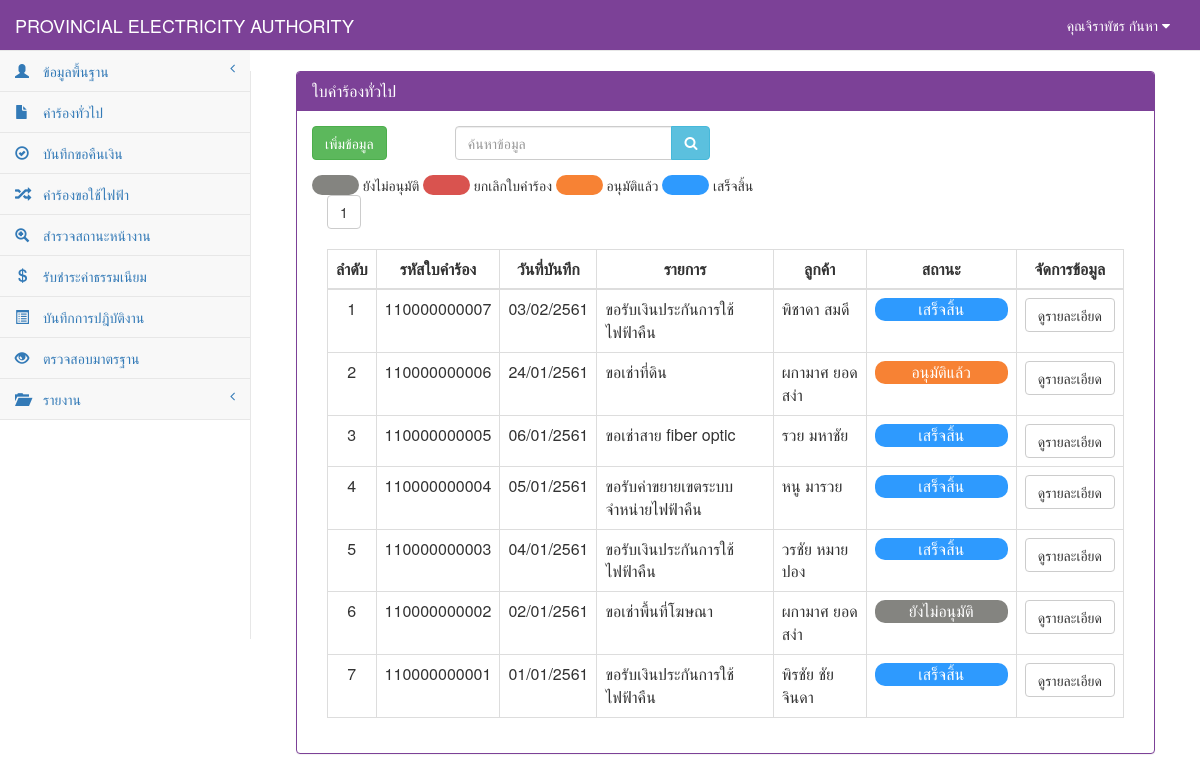
/RequestGeneral_show.php (signed in), run on an earlier commit of the app's database.
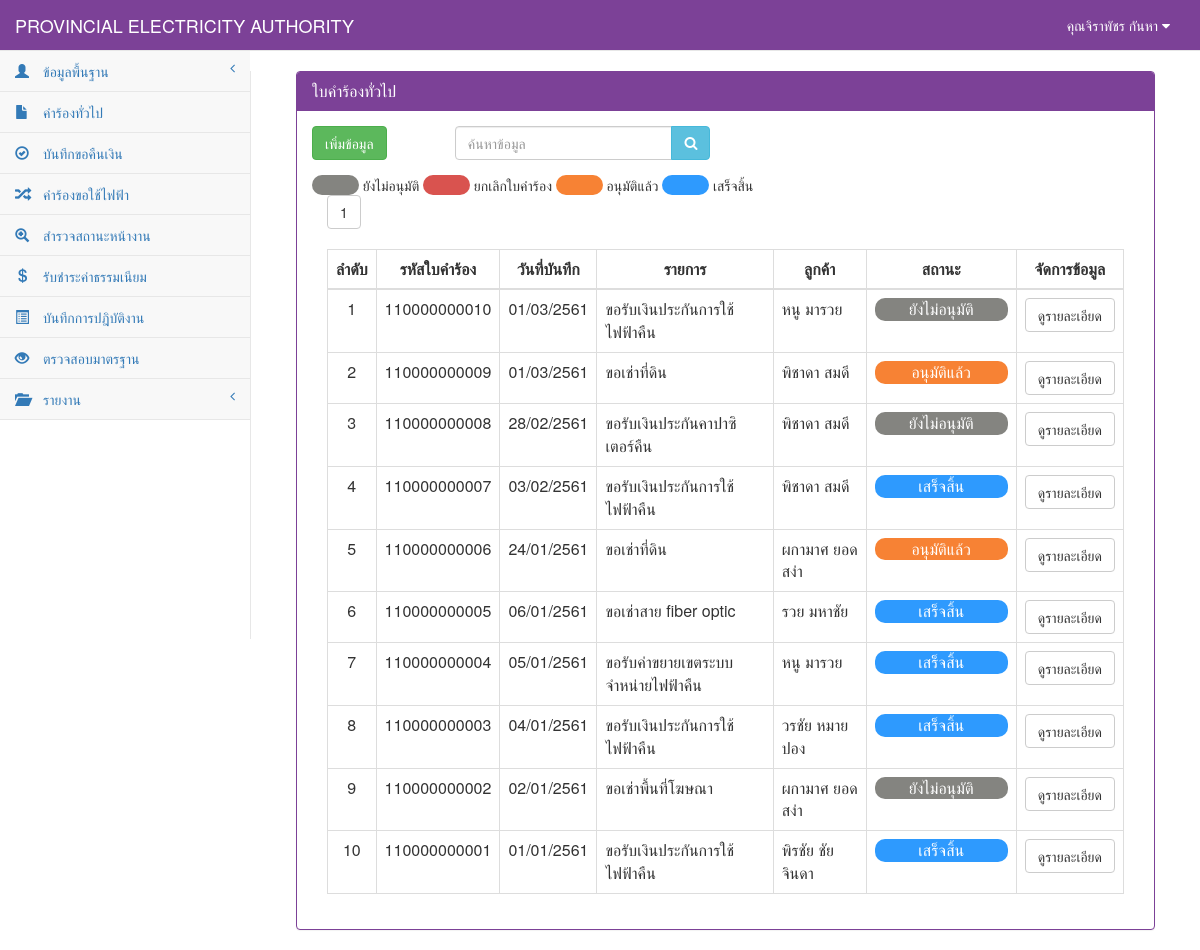
And on a later commit of the database.
### tables this page shows
CREATE TABLE `tb_user` (
  `user_id` char(13) NOT NULL,
  `user_code` char(13) NOT NULL,
  `user_first` int(1) NOT NULL,
  `user_name` varchar(50) NOT NULL,
  `user_last` varchar(50) NOT NULL,
  `user_add` text NOT NULL,
  `user_tel` char(10) NOT NULL,
  `user_pos` int(1) NOT NULL,
  `user_pass` varchar(12) NOT NULL,
  PRIMARY KEY  (`user_id`)
);

CREATE TABLE `tb_general` (
  `rg_id` char(12) NOT NULL,
  `rg_date` date NOT NULL,
  `rg_branch` varchar(50) NOT NULL,
  `user_id` char(13) NOT NULL,
  `cus_id` char(13) NOT NULL,
  `rg_place_type` int(1) NOT NULL,
  `rg_place_other` varchar(50) NOT NULL,
  `rg_place_name` varchar(50) NOT NULL,
  `rg_place_homeid` varchar(20) NOT NULL,
  `rg_place_number` varchar(20) NOT NULL,
  `rg_place_village` varchar(20) NOT NULL,
  `rg_place_room` varchar(10) NOT NULL,
  `rg_place_floor` varchar(5) NOT NULL,
  `rg_place_alley` varchar(50) NOT NULL,
  `rg_place_alleyway` varchar(50) NOT NULL,
  `rg_place_road` varchar(50) NOT NULL,
  `rg_place_villno` varchar(2) NOT NULL,
  `rg_place_district` varchar(30) NOT NULL,
  `rg_place_canton` varchar(30) NOT NULL,
  `rg_place_province` varchar(30) NOT NULL,
  `rg_place_post` varchar(10) NOT NULL,
  `rg_place_tel` char(10) NOT NULL,
  `rg_place_fax` char(10) NOT NULL,
  `rg_place_email` varchar(30) NOT NULL,
  `rg_place_service` varchar(10) NOT NULL,
  `rg_contact_place` varchar(100) NOT NULL,
  `rg_contact_homeid` varchar(20) NOT NULL,
  `rg_contact_number` varchar(20) NOT NULL,
  `rg_contact_village` varchar(20) NOT NULL,
  `rg_contact_room` varchar(10) NOT NULL,
  `rg_contact_floor` varchar(5) NOT NULL,
  `rg_contact_alley` varchar(50) NOT NULL,
  `rg_contact_alleyway` varchar(50) NOT NULL,
  `rg_contact_road` varchar(50) NOT NULL,
  `rg_contact_villno` varchar(2) NOT NULL,
  `rg_contact_district` varchar(30) NOT NULL,
  `rg_contact_canton` varchar(30) NOT NULL,
  `rg_contact_province` varchar(30) NOT NULL,
  `rg_contact_post` varchar(10) NOT NULL,
  `rg_contact_tel` char(10) NOT NULL,
  `rg_contact_fax` char(10) NOT NULL,
  `rg_contact_email` varchar(30) NOT NULL,
  `rg_want_type` int(2) NOT NULL,
  `rg_want_other` varchar(100) NOT NULL,
  `rg_detail` varchar(100) NOT NULL,
  `rg_money` int(5) NOT NULL,
  `rg_status` int(1) NOT NULL,
  `rg_date_back` date default NULL,
  PRIMARY KEY  (`rg_id`)
);

CREATE TABLE `tb_customer` (
  `cus_id` char(13) NOT NULL,
  `cus_first` int(2) NOT NULL,
  `cus_name` varchar(50) NOT NULL,
  `cus_type` varchar(30) NOT NULL,
  `cus_code` char(9) NOT NULL,
  `cus_tax` char(13) NOT NULL,
  `cus_homeid` varchar(20) NOT NULL,
  `cus_number` varchar(20) NOT NULL,
  `cus_village` varchar(20) NOT NULL,
  `cus_room` varchar(10) NOT NULL,
  `cus_floor` varchar(5) NOT NULL,
  `cus_alley` varchar(50) NOT NULL,
  `cus_alleyway` varchar(50) NOT NULL,
  `cus_road` varchar(50) NOT NULL,
  `cus_vilno` varchar(2) NOT NULL,
  `cus_district` varchar(30) NOT NULL,
  `cus_canton` varchar(30) NOT NULL,
  `cus_province` varchar(30) NOT NULL,
  `cus_post` varchar(10) NOT NULL,
  `cus_tel` char(10) NOT NULL,
  `cus_fax` char(10) NOT NULL,
  `cus_email` varchar(30) NOT NULL,
  PRIMARY KEY  (`cus_id`)
);

### connect_db.php (called while the page is built, shortened)
<?php
$dbname="pea";
$limit=10;
?>

### RequestGeneral_show.php (the view, shortened to what the rows shown need)
<?php
include "connect_db.php";
function Dateim($mydate){
    $d=split("-",$mydate);
    $mydate=$d[2]."/".$d[1]."/".($d[0]+543);
    return "$mydate";
}
?>
<!DOCTYPE html>
<html>
<head>
    <link href="vendor/bootstrap/css/bootstrap.css" rel="stylesheet">
    <link href="vendor/metisMenu/metisMenu.css" rel="stylesheet">
    <link href="dist/css/sb-admin-2.css" rel="stylesheet">
    <link href="vendor/font-awesome/css/font-awesome.css" rel="stylesheet" type="text/css">
</head>
<body>
<?php include "header.php";?>
<?php
    include"sidebar.php";
?>
    <div id="page-wrapper">
        <div class="col-sm-12 ">
            <div class="panel panel-primary">
                <div class="panel-heading">
                    <h2 class="panel-title">ใบคำร้องทั่วไป</h2>
                </div>
            <div class="panel-body">
            <div class="col-sm-12">
                <div class="table-responsive">
                    ?> <br><br>
                    <table width="100%" class="table table-bordered table-hover">
                        <thead>
                            <tr>
                                <th class=" text-center" >ลำดับ</th>
                                <th class=" text-center" >รหัสใบคำร้อง</th>
                                <th class=" text-center" >วันที่บันทึก</th>
                                <th class=" text-center" >รายการ</th>
                                <th class=" text-center" >ลูกค้า</th>
                                <th class=" text-center" style="min-width: 150"  >สถานะ</th>
                                <th class=" text-center">จัดการข้อมูล</th>
                            </tr>
                        </thead>
                            <tbody>
                            <?php
                                if($_GET[start]=="" || $_GET[start]=="1"){
                                        $page="0";
                                }else{
                                        $page=($_GET[start]-1)*$limit;
                                }
                                $sql="select * from tb_general where rg_id like '%".$_POST[search]."%' order by rg_id desc limit $page,$limit ";
                                $result=mysql_db_query($dbname,$sql);
                                    if(mysql_num_rows($result)>0){
                                        while($array=mysql_fetch_array($result)){
                                            $page++;
                                            $sqlcus="select * from tb_customer where cus_id='".$array[cus_id]."'";
                                            $resultcus=mysql_db_query($dbname,$sqlcus);
                                            $arraycus=mysql_fetch_array($resultcus);
                                            if($array[rg_want_type]==0){
                                                $want="ขอรับเงินประกันการใช้ไฟฟ้าคืน";
                                            }elseif($array[rg_want_type]==1){
                                                $want="ขอรับเงินประกันคาปาซิเตอร์คืน";
                                            }elseif($array[rg_want_type]==2){
                                                $want="ขอรับเงินประกันหม้อแปลงไฟฟ้าคืน";
                                            }elseif($array[rg_want_type]==3){
                                                $want="ขอรับค่าขยายเขตระบบจำหน่ายไฟฟ้าคืน";
                                            }elseif($array[rg_want_type]==4){
                                                $want="ขอใช้บริการพิมพ์โฆษณาหลังใบแจ้งหนี้";
                                            }elseif($array[rg_want_type]==5){
                                                $want="ขอชำระเงินค่าไฟฟ้าโดยหักจากบัญชีเงินฝากธนาคาร";
                                            }elseif($array[rg_want_type]==6){
                                                $want="ขอเช่าพื้นที่โฆษณา";
                                            }elseif($array[rg_want_type]==7){
                                                $want="ขอเช่าพาดสายโทรนาคม";
                                            }elseif($array[rg_want_type]==8){
                                                $want="ขอเช่าสาย fiber optic";
                                            }elseif($array[rg_want_type]==9){
                                                $want="ขอเช่าที่ดิน";
                                            }elseif($array[rg_want_type]==10){
                                                $want="ขอซื้อที่ดิน";
                                            }elseif($array[rg_want_type]==11){
                                                $want="ขอใช้ไฟฟ้าที่ กฟภ. สนับสนุน";
                                            }else{
                                               $want=$array[rg_want_other];
                                            }
                                            if($array[rg_status]==0){
                                                $status="#848480";
                                                $label="ยังไม่อนุมัติ";
                                            }elseif($array[rg_status]==1){
                                               $status="#F78234";
                                               $label="อนุมัติแล้ว";
                                            }elseif($array[rg_status]==2){
                                               $status="#d9534f";
                                              $label="ยกเลิกใบคำร้อง";
                                            }elseif($array[rg_status]==3){
                                              $status="#2E9AFE";
                                               $label="เสร็จสิ้น";
                                            }
                            ?>
                                    <tr>
                                        <td class="text-center"><?=$page?></td>
                                            <td class=" text-center"><?=$array[rg_id]?></td>
                                            <td class=" text-center"><?= Dateim($array[rg_date]);?></td>
                                            <td class=" text-left"><?=$want?></td>
                                            <td class="text-left"><?=$arraycus[cus_name]?></td>
                                            <td class="text-center"><div style="border-radius:10px; background-color: <?=$status?>; color: white;"><?=$label?></div></td>
                                            <td align="center">
                                                <div class="btn-group">
                                                    <a class="btn btn-default" href="RequestGeneral_detail.php?rg_id=<?=$array[rg_id]?>" >ดูรายละเอียด</a>
                                                </div>
                                            </td>
                                    </tr>
                                    <?php
                                        }
                                            }else{
                                    ?>
                                    <tr><td colspan="8" align="center">ไม่พบข้อมูล</td></tr>
                                    <?
                                            }
                                    ?>
                            </tbody>
                    </table>
                </div>
            </div>
        </div>
        </div>
    </div>
</div>
</body>
</html>

### header.php (shortened to what the rows shown need)
<?php
$sqluser="select *from tb_user where user_id='".$_SESSION[loginid]."'";
$reuser=mysql_db_query($dbname,$sqluser);
$user=mysql_fetch_array($reuser);
?>
<nav style="background-color:#7c4197;" class="navbar navbar-default navbar-static-top" role="navigation" style="margin-bottom: 0" >
            <ul class="nav navbar-top-links navbar-right" >
                 <li class="dropdown">
                     <a style="color: White" class="dropdown-toggle" data-toggle="dropdown" href="#">
                        คุณ<?=$user[user_name]?> <?=$user[user_last]?>
                        <i class="fa fa-caret-down"></i>
                    </a>
                </li>
            </ul>

What changed in the data, as far as the page shows it:
added tb_general: rg_id "110000000010", rg_date "01/03/2561", rg_want_type "ขอรับเงินประกันการใช้ไฟฟ้าคืน", cus.cus_name "หนู มารวย", rg_status "ยังไม่อนุมัติ"
added tb_general: rg_id "110000000009", rg_date "01/03/2561", rg_want_type "ขอเช่าที่ดิน", cus.cus_name "พิชาดา สมดี", rg_status "อนุมัติแล้ว"
added tb_general: rg_id "110000000008", rg_date "28/02/2561", rg_want_type "ขอรับเงินประกันคาปาซิเตอร์คืน", cus.cus_name "พิชาดา สมดี", rg_status "ยังไม่อนุมัติ"
